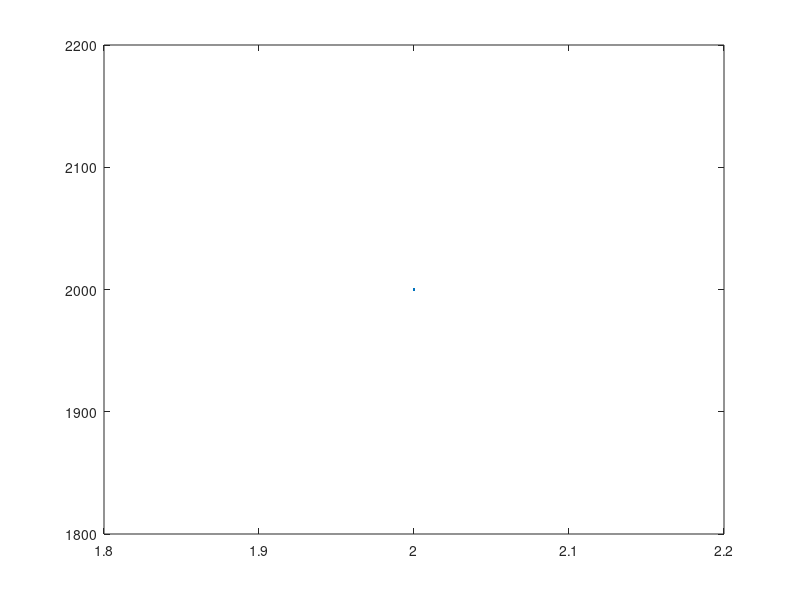

Reproduce this figure in MATLAB.
n = 100;
x3 = 3 * ones(n, 1);
x2 = 2 * ones(n-1, 1);
x1 = ones(n-2,1);
A3 = diag(x3);
A2_1 = diag(x2, -1);
A2_2 = diag(x2, 1);
A1_1 = diag(x1, -2);
A1_2 = diag(x1, 2);

A = A3+A2_1+A2_2+A1_1+A1_2;


x = ones(n, 1);

interval = 0.01;
x2 = 3;
x1 = 2;

q = (x2-x1)/ interval +1;

sigma = linspace(2, 3, q);

I_ = ones(1, n);
I = diag(I_);

maxit = 2000;
tol = 1e-04;

for i = 1:size(sigma)
    shift = sigma(i)
    x = ones(100, 1);
    for it = 1:maxit
        r = 0;
        w = inv(shift*I-A)*x;
        x = w / norm(w);
        l1 = dot(x, x);
        l2 = dot(x,inv(shift*I-A)*x);
        lambda = l1/l2;
        r = norm(A*x - lambda*x);
        if r < tol
            break;
        end
        t(it) = r;
        t2 = it;
    end
    aa(i) = shift;
    c(i) = t2;
end

plot(aa,c)
% semilogy(t,T_)
